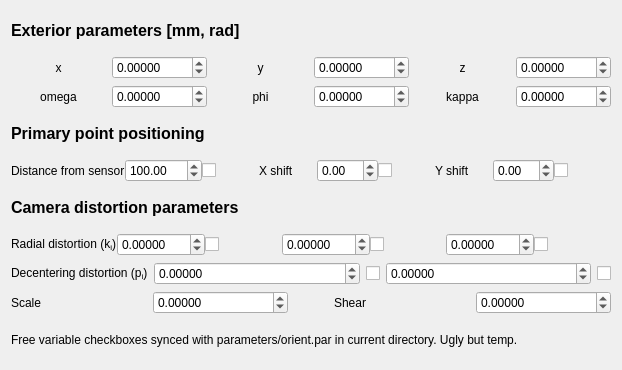
<?xml version="1.0" encoding="UTF-8"?>
<ui version="4.0">
 <class>calibPars</class>
 <widget class="QWidget" name="calibPars">
  <property name="geometry">
   <rect>
    <x>0</x>
    <y>0</y>
    <width>622</width>
    <height>370</height>
   </rect>
  </property>
  <property name="windowTitle">
   <string>Form</string>
  </property>
  <layout class="QVBoxLayout" name="verticalLayout">
   <item>
    <widget class="QLabel" name="label_7">
     <property name="sizePolicy">
      <sizepolicy hsizetype="Minimum" vsizetype="Preferred">
       <horstretch>0</horstretch>
       <verstretch>0</verstretch>
      </sizepolicy>
     </property>
     <property name="font">
      <font>
       <pointsize>12</pointsize>
       <weight>75</weight>
       <bold>true</bold>
      </font>
     </property>
     <property name="text">
      <string>Exterior parameters [mm, rad]</string>
     </property>
    </widget>
   </item>
   <item>
    <layout class="QGridLayout" name="gridLayout">
     <item row="0" column="5">
      <widget class="QDoubleSpinBox" name="posz">
       <property name="decimals">
        <number>5</number>
       </property>
       <property name="minimum">
        <double>-500.000000000000000</double>
       </property>
       <property name="maximum">
        <double>500.000000000000000</double>
       </property>
      </widget>
     </item>
     <item row="0" column="4">
      <widget class="QLabel" name="label_3">
       <property name="sizePolicy">
        <sizepolicy hsizetype="Minimum" vsizetype="Preferred">
         <horstretch>0</horstretch>
         <verstretch>0</verstretch>
        </sizepolicy>
       </property>
       <property name="text">
        <string>z</string>
       </property>
       <property name="alignment">
        <set>Qt::AlignCenter</set>
       </property>
      </widget>
     </item>
     <item row="0" column="2">
      <widget class="QLabel" name="label_2">
       <property name="sizePolicy">
        <sizepolicy hsizetype="Minimum" vsizetype="Preferred">
         <horstretch>0</horstretch>
         <verstretch>0</verstretch>
        </sizepolicy>
       </property>
       <property name="text">
        <string>y</string>
       </property>
       <property name="alignment">
        <set>Qt::AlignCenter</set>
       </property>
      </widget>
     </item>
     <item row="0" column="1">
      <widget class="QDoubleSpinBox" name="posx">
       <property name="decimals">
        <number>5</number>
       </property>
       <property name="minimum">
        <double>-500.000000000000000</double>
       </property>
       <property name="maximum">
        <double>500.000000000000000</double>
       </property>
      </widget>
     </item>
     <item row="0" column="3">
      <widget class="QDoubleSpinBox" name="posy">
       <property name="decimals">
        <number>5</number>
       </property>
       <property name="minimum">
        <double>-500.000000000000000</double>
       </property>
       <property name="maximum">
        <double>500.000000000000000</double>
       </property>
      </widget>
     </item>
     <item row="0" column="0">
      <widget class="QLabel" name="label">
       <property name="sizePolicy">
        <sizepolicy hsizetype="Minimum" vsizetype="Preferred">
         <horstretch>0</horstretch>
         <verstretch>0</verstretch>
        </sizepolicy>
       </property>
       <property name="text">
        <string>x</string>
       </property>
       <property name="alignment">
        <set>Qt::AlignCenter</set>
       </property>
      </widget>
     </item>
     <item row="1" column="0">
      <widget class="QLabel" name="label_5">
       <property name="sizePolicy">
        <sizepolicy hsizetype="Minimum" vsizetype="Preferred">
         <horstretch>0</horstretch>
         <verstretch>0</verstretch>
        </sizepolicy>
       </property>
       <property name="text">
        <string>omega</string>
       </property>
       <property name="alignment">
        <set>Qt::AlignCenter</set>
       </property>
      </widget>
     </item>
     <item row="1" column="1">
      <widget class="QDoubleSpinBox" name="ang_omega">
       <property name="decimals">
        <number>5</number>
       </property>
       <property name="minimum">
        <double>-3.150000000000000</double>
       </property>
       <property name="maximum">
        <double>3.150000000000000</double>
       </property>
       <property name="singleStep">
        <double>0.010000000000000</double>
       </property>
      </widget>
     </item>
     <item row="1" column="2">
      <widget class="QLabel" name="label_6">
       <property name="sizePolicy">
        <sizepolicy hsizetype="Minimum" vsizetype="Preferred">
         <horstretch>0</horstretch>
         <verstretch>0</verstretch>
        </sizepolicy>
       </property>
       <property name="text">
        <string>phi</string>
       </property>
       <property name="alignment">
        <set>Qt::AlignCenter</set>
       </property>
      </widget>
     </item>
     <item row="1" column="3">
      <widget class="QDoubleSpinBox" name="ang_phi">
       <property name="decimals">
        <number>5</number>
       </property>
       <property name="minimum">
        <double>-6.300000000000000</double>
       </property>
       <property name="maximum">
        <double>6.300000000000000</double>
       </property>
       <property name="singleStep">
        <double>0.010000000000000</double>
       </property>
      </widget>
     </item>
     <item row="1" column="4">
      <widget class="QLabel" name="label_4">
       <property name="sizePolicy">
        <sizepolicy hsizetype="Minimum" vsizetype="Preferred">
         <horstretch>0</horstretch>
         <verstretch>0</verstretch>
        </sizepolicy>
       </property>
       <property name="text">
        <string>kappa</string>
       </property>
       <property name="alignment">
        <set>Qt::AlignCenter</set>
       </property>
      </widget>
     </item>
     <item row="1" column="5">
      <widget class="QDoubleSpinBox" name="ang_kappa">
       <property name="decimals">
        <number>5</number>
       </property>
       <property name="minimum">
        <double>-3.150000000000000</double>
       </property>
       <property name="maximum">
        <double>3.150000000000000</double>
       </property>
       <property name="singleStep">
        <double>0.010000000000000</double>
       </property>
      </widget>
     </item>
    </layout>
   </item>
   <item>
    <widget class="QLabel" name="label_13">
     <property name="sizePolicy">
      <sizepolicy hsizetype="Minimum" vsizetype="Preferred">
       <horstretch>0</horstretch>
       <verstretch>0</verstretch>
      </sizepolicy>
     </property>
     <property name="font">
      <font>
       <pointsize>12</pointsize>
       <weight>75</weight>
       <bold>true</bold>
      </font>
     </property>
     <property name="text">
      <string>Primary point positioning</string>
     </property>
    </widget>
   </item>
   <item>
    <layout class="QHBoxLayout" name="horizontalLayout_4">
     <property name="spacing">
      <number>0</number>
     </property>
     <item>
      <widget class="QLabel" name="label_14">
       <property name="text">
        <string>Distance from sensor</string>
       </property>
      </widget>
     </item>
     <item>
      <widget class="QDoubleSpinBox" name="intpar_cc">
       <property name="sizePolicy">
        <sizepolicy hsizetype="Minimum" vsizetype="Fixed">
         <horstretch>0</horstretch>
         <verstretch>0</verstretch>
        </sizepolicy>
       </property>
       <property name="maximum">
        <double>10000.000000000000000</double>
       </property>
       <property name="value">
        <double>100.000000000000000</double>
       </property>
      </widget>
     </item>
     <item>
      <widget class="QCheckBox" name="use_cc">
       <property name="text">
        <string/>
       </property>
      </widget>
     </item>
     <item>
      <widget class="QLabel" name="label_15">
       <property name="text">
        <string>X shift</string>
       </property>
      </widget>
     </item>
     <item>
      <widget class="QDoubleSpinBox" name="intpar_xh">
       <property name="minimum">
        <double>-50.000000000000000</double>
       </property>
       <property name="maximum">
        <double>50.000000000000000</double>
       </property>
       <property name="singleStep">
        <double>0.050000000000000</double>
       </property>
      </widget>
     </item>
     <item>
      <widget class="QCheckBox" name="use_xh">
       <property name="text">
        <string/>
       </property>
      </widget>
     </item>
     <item>
      <widget class="QLabel" name="label_16">
       <property name="text">
        <string>Y shift</string>
       </property>
      </widget>
     </item>
     <item>
      <widget class="QDoubleSpinBox" name="intpar_yh">
       <property name="minimum">
        <double>-50.000000000000000</double>
       </property>
       <property name="maximum">
        <double>50.000000000000000</double>
       </property>
       <property name="singleStep">
        <double>0.050000000000000</double>
       </property>
      </widget>
     </item>
     <item>
      <widget class="QCheckBox" name="use_yh">
       <property name="text">
        <string/>
       </property>
      </widget>
     </item>
    </layout>
   </item>
   <item>
    <widget class="QLabel" name="label_8">
     <property name="sizePolicy">
      <sizepolicy hsizetype="Minimum" vsizetype="Preferred">
       <horstretch>0</horstretch>
       <verstretch>0</verstretch>
      </sizepolicy>
     </property>
     <property name="font">
      <font>
       <pointsize>12</pointsize>
       <weight>75</weight>
       <bold>true</bold>
      </font>
     </property>
     <property name="text">
      <string>Camera distortion parameters</string>
     </property>
    </widget>
   </item>
   <item>
    <layout class="QHBoxLayout" name="horizontalLayout">
     <property name="spacing">
      <number>0</number>
     </property>
     <item>
      <widget class="QLabel" name="label_9">
       <property name="sizePolicy">
        <sizepolicy hsizetype="Minimum" vsizetype="Preferred">
         <horstretch>0</horstretch>
         <verstretch>0</verstretch>
        </sizepolicy>
       </property>
       <property name="text">
        <string>&lt;html&gt;&lt;head/&gt;&lt;body&gt;&lt;p&gt;Radial distortion (k&lt;span style=&quot; vertical-align:sub;&quot;&gt;i&lt;/span&gt;)&lt;/p&gt;&lt;/body&gt;&lt;/html&gt;</string>
       </property>
      </widget>
     </item>
     <item>
      <widget class="QDoubleSpinBox" name="radial_k1">
       <property name="decimals">
        <number>5</number>
       </property>
       <property name="minimum">
        <double>-500.000000000000000</double>
       </property>
       <property name="maximum">
        <double>500.000000000000000</double>
       </property>
      </widget>
     </item>
     <item>
      <widget class="QCheckBox" name="use_k1">
       <property name="text">
        <string/>
       </property>
      </widget>
     </item>
     <item>
      <widget class="QDoubleSpinBox" name="radial_k2">
       <property name="decimals">
        <number>5</number>
       </property>
       <property name="minimum">
        <double>-500.000000000000000</double>
       </property>
       <property name="maximum">
        <double>500.000000000000000</double>
       </property>
      </widget>
     </item>
     <item>
      <widget class="QCheckBox" name="use_k2">
       <property name="text">
        <string/>
       </property>
      </widget>
     </item>
     <item>
      <widget class="QDoubleSpinBox" name="radial_k3">
       <property name="decimals">
        <number>5</number>
       </property>
       <property name="minimum">
        <double>-500.000000000000000</double>
       </property>
       <property name="maximum">
        <double>500.000000000000000</double>
       </property>
      </widget>
     </item>
     <item>
      <widget class="QCheckBox" name="use_k3">
       <property name="text">
        <string/>
       </property>
      </widget>
     </item>
    </layout>
   </item>
   <item>
    <layout class="QHBoxLayout" name="horizontalLayout_2">
     <item>
      <widget class="QLabel" name="label_10">
       <property name="sizePolicy">
        <sizepolicy hsizetype="Minimum" vsizetype="Preferred">
         <horstretch>0</horstretch>
         <verstretch>0</verstretch>
        </sizepolicy>
       </property>
       <property name="text">
        <string>&lt;html&gt;&lt;head/&gt;&lt;body&gt;&lt;p&gt;Decentering distortion (p&lt;span style=&quot; vertical-align:sub;&quot;&gt;i&lt;/span&gt;)&lt;/p&gt;&lt;/body&gt;&lt;/html&gt;</string>
       </property>
      </widget>
     </item>
     <item>
      <widget class="QDoubleSpinBox" name="decent_p1">
       <property name="sizePolicy">
        <sizepolicy hsizetype="MinimumExpanding" vsizetype="Fixed">
         <horstretch>0</horstretch>
         <verstretch>0</verstretch>
        </sizepolicy>
       </property>
       <property name="decimals">
        <number>5</number>
       </property>
       <property name="minimum">
        <double>-10.000000000000000</double>
       </property>
       <property name="maximum">
        <double>10.000000000000000</double>
       </property>
      </widget>
     </item>
     <item>
      <widget class="QCheckBox" name="use_p1">
       <property name="text">
        <string/>
       </property>
      </widget>
     </item>
     <item>
      <widget class="QDoubleSpinBox" name="decent_p2">
       <property name="sizePolicy">
        <sizepolicy hsizetype="MinimumExpanding" vsizetype="Fixed">
         <horstretch>0</horstretch>
         <verstretch>0</verstretch>
        </sizepolicy>
       </property>
       <property name="decimals">
        <number>5</number>
       </property>
       <property name="minimum">
        <double>-10.000000000000000</double>
       </property>
       <property name="maximum">
        <double>10.000000000000000</double>
       </property>
      </widget>
     </item>
     <item>
      <widget class="QCheckBox" name="use_p2">
       <property name="text">
        <string/>
       </property>
      </widget>
     </item>
    </layout>
   </item>
   <item>
    <layout class="QHBoxLayout" name="horizontalLayout_3">
     <item>
      <widget class="QLabel" name="label_11">
       <property name="sizePolicy">
        <sizepolicy hsizetype="Minimum" vsizetype="Preferred">
         <horstretch>0</horstretch>
         <verstretch>0</verstretch>
        </sizepolicy>
       </property>
       <property name="text">
        <string>Scale </string>
       </property>
      </widget>
     </item>
     <item>
      <widget class="QDoubleSpinBox" name="scale">
       <property name="decimals">
        <number>5</number>
       </property>
       <property name="minimum">
        <double>-500.000000000000000</double>
       </property>
       <property name="maximum">
        <double>500.000000000000000</double>
       </property>
      </widget>
     </item>
     <item>
      <spacer name="horizontalSpacer">
       <property name="orientation">
        <enum>Qt::Horizontal</enum>
       </property>
       <property name="sizeType">
        <enum>QSizePolicy::Preferred</enum>
       </property>
       <property name="sizeHint" stdset="0">
        <size>
         <width>40</width>
         <height>20</height>
        </size>
       </property>
      </spacer>
     </item>
     <item>
      <widget class="QLabel" name="label_12">
       <property name="sizePolicy">
        <sizepolicy hsizetype="Minimum" vsizetype="Preferred">
         <horstretch>0</horstretch>
         <verstretch>0</verstretch>
        </sizepolicy>
       </property>
       <property name="text">
        <string>Shear</string>
       </property>
      </widget>
     </item>
     <item>
      <widget class="QDoubleSpinBox" name="shear">
       <property name="decimals">
        <number>5</number>
       </property>
       <property name="minimum">
        <double>-500.000000000000000</double>
       </property>
       <property name="maximum">
        <double>500.000000000000000</double>
       </property>
      </widget>
     </item>
    </layout>
   </item>
   <item>
    <widget class="QLabel" name="label_17">
     <property name="text">
      <string>Free variable checkboxes synced with parameters/orient.par in current directory. Ugly but temp.</string>
     </property>
    </widget>
   </item>
  </layout>
 </widget>
 <resources/>
 <connections/>
</ui>
